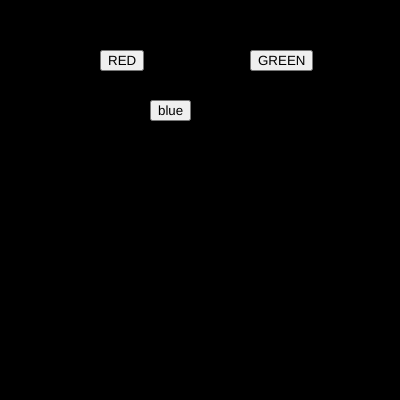
Frame 1 (no input)
Frame 60 (no input): identical to frame 1, image omitted
Frame 120 (the mouse pressed at the canvas centre since frame 60): identical to frame 1, image omitted

The p5.js sketch that drew this single still picture (run headless with seeded random() and noise() and a simulated clock; from frame 60 on, the mouse is pressed at the canvas centre):

// p5.js sketch
// ── sketch.js
var btn_red;
var btn_green;
var btn_blue;

var r = 0;
var g = 0;
var b = 0;

function setup() {
  createCanvas(400, 400);
  btn_red = createButton("RED");
  btn_red.position(100,50);
  btn_red.mousePressed(red_bg);
  
  
  btn_green = createButton("GREEN");
  btn_green.position(250,50);
  btn_green.mousePressed(green_bg);

  btn_blue=createButton("blue");
  btn_blue.position(150,100);
  btn_blue.mousePressed(blue_bg);
  
}

function draw() {
  background(r,g,b);
}


function red_bg()
{
  r = 255;
  g = 0;
  b =0;
}

function green_bg()
{
  r = 0;
  g = 255;
  b =0;
}
function  blue_bg()
{
  r=0,
  g=0;
  b=225;
}


  
